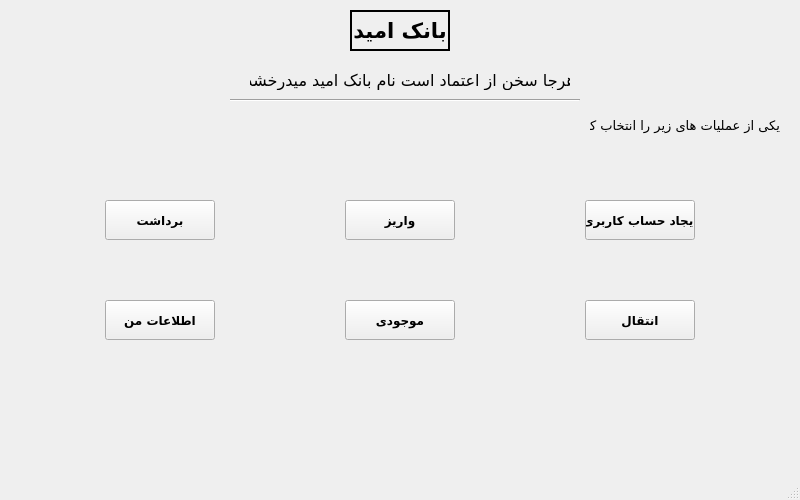
<?xml version="1.0" encoding="UTF-8"?>
<ui version="4.0">
 <class>MainWindow</class>
 <widget class="QMainWindow" name="MainWindow">
  <property name="geometry">
   <rect>
    <x>0</x>
    <y>0</y>
    <width>800</width>
    <height>500</height>
   </rect>
  </property>
  <property name="font">
   <font>
    <family>B Roya</family>
   </font>
  </property>
  <property name="focusPolicy">
   <enum>Qt::NoFocus</enum>
  </property>
  <property name="windowTitle">
   <string>MainWindow</string>
  </property>
  <property name="dockOptions">
   <set>QMainWindow::AllowTabbedDocks|QMainWindow::AnimatedDocks</set>
  </property>
  <widget class="QWidget" name="centralwidget">
   <widget class="QLabel" name="tittle">
    <property name="geometry">
     <rect>
      <x>350</x>
      <y>10</y>
      <width>100</width>
      <height>41</height>
     </rect>
    </property>
    <property name="font">
     <font>
      <family>B Roya</family>
      <pointsize>16</pointsize>
      <weight>75</weight>
      <bold>true</bold>
     </font>
    </property>
    <property name="layoutDirection">
     <enum>Qt::RightToLeft</enum>
    </property>
    <property name="autoFillBackground">
     <bool>false</bool>
    </property>
    <property name="frameShape">
     <enum>QFrame::Panel</enum>
    </property>
    <property name="lineWidth">
     <number>2</number>
    </property>
    <property name="midLineWidth">
     <number>0</number>
    </property>
    <property name="text">
     <string>بانک امید</string>
    </property>
    <property name="textFormat">
     <enum>Qt::AutoText</enum>
    </property>
    <property name="scaledContents">
     <bool>false</bool>
    </property>
    <property name="alignment">
     <set>Qt::AlignCenter</set>
    </property>
   </widget>
   <widget class="QLabel" name="label">
    <property name="geometry">
     <rect>
      <x>250</x>
      <y>70</y>
      <width>320</width>
      <height>20</height>
     </rect>
    </property>
    <property name="font">
     <font>
      <family>B Roya</family>
      <pointsize>12</pointsize>
      <weight>50</weight>
      <bold>false</bold>
     </font>
    </property>
    <property name="text">
     <string>هرجا سخن از اعتماد است نام بانک امید میدرخشد</string>
    </property>
    <property name="alignment">
     <set>Qt::AlignCenter</set>
    </property>
   </widget>
   <widget class="Line" name="line">
    <property name="geometry">
     <rect>
      <x>230</x>
      <y>90</y>
      <width>350</width>
      <height>20</height>
     </rect>
    </property>
    <property name="orientation">
     <enum>Qt::Horizontal</enum>
    </property>
   </widget>
   <widget class="QLabel" name="label_2">
    <property name="geometry">
     <rect>
      <x>590</x>
      <y>110</y>
      <width>190</width>
      <height>30</height>
     </rect>
    </property>
    <property name="font">
     <font>
      <family>B Roya</family>
      <pointsize>10</pointsize>
     </font>
    </property>
    <property name="layoutDirection">
     <enum>Qt::RightToLeft</enum>
    </property>
    <property name="text">
     <string>یکی از عملیات های زیر را انتخاب کنید:</string>
    </property>
   </widget>
   <widget class="QPushButton" name="newaccount">
    <property name="enabled">
     <bool>true</bool>
    </property>
    <property name="geometry">
     <rect>
      <x>585</x>
      <y>200</y>
      <width>110</width>
      <height>40</height>
     </rect>
    </property>
    <property name="font">
     <font>
      <family>B Roya</family>
      <weight>75</weight>
      <bold>true</bold>
     </font>
    </property>
    <property name="cursor">
     <cursorShape>PointingHandCursor</cursorShape>
    </property>
    <property name="text">
     <string>ایجاد حساب کاربری</string>
    </property>
    <property name="icon">
     <iconset>
      <normaloff>../../html.css/web_design_html_basic/contact.png</normaloff>../../html.css/web_design_html_basic/contact.png</iconset>
    </property>
    <property name="checkable">
     <bool>false</bool>
    </property>
    <property name="checked">
     <bool>false</bool>
    </property>
   </widget>
   <widget class="QPushButton" name="varizbutton">
    <property name="enabled">
     <bool>true</bool>
    </property>
    <property name="geometry">
     <rect>
      <x>345</x>
      <y>200</y>
      <width>110</width>
      <height>40</height>
     </rect>
    </property>
    <property name="font">
     <font>
      <family>B Roya</family>
      <weight>75</weight>
      <bold>true</bold>
     </font>
    </property>
    <property name="cursor">
     <cursorShape>PointingHandCursor</cursorShape>
    </property>
    <property name="focusPolicy">
     <enum>Qt::StrongFocus</enum>
    </property>
    <property name="text">
     <string>واریز</string>
    </property>
    <property name="icon">
     <iconset>
      <normaloff>../../html.css/web_design_html_basic/OIP.jpg</normaloff>../../html.css/web_design_html_basic/OIP.jpg</iconset>
    </property>
    <property name="checkable">
     <bool>false</bool>
    </property>
    <property name="checked">
     <bool>false</bool>
    </property>
   </widget>
   <widget class="QPushButton" name="bardashtbutton">
    <property name="enabled">
     <bool>true</bool>
    </property>
    <property name="geometry">
     <rect>
      <x>105</x>
      <y>200</y>
      <width>110</width>
      <height>40</height>
     </rect>
    </property>
    <property name="font">
     <font>
      <family>B Roya</family>
      <weight>75</weight>
      <bold>true</bold>
     </font>
    </property>
    <property name="cursor">
     <cursorShape>PointingHandCursor</cursorShape>
    </property>
    <property name="text">
     <string>برداشت</string>
    </property>
    <property name="icon">
     <iconset>
      <normaloff>../../html.css/web_design_html_basic/flyingmoney.jpg</normaloff>../../html.css/web_design_html_basic/flyingmoney.jpg</iconset>
    </property>
    <property name="iconSize">
     <size>
      <width>30</width>
      <height>30</height>
     </size>
    </property>
    <property name="checkable">
     <bool>false</bool>
    </property>
    <property name="checked">
     <bool>false</bool>
    </property>
   </widget>
   <widget class="QPushButton" name="enteghalbutton">
    <property name="enabled">
     <bool>true</bool>
    </property>
    <property name="geometry">
     <rect>
      <x>585</x>
      <y>300</y>
      <width>110</width>
      <height>40</height>
     </rect>
    </property>
    <property name="font">
     <font>
      <family>B Roya</family>
      <weight>75</weight>
      <bold>true</bold>
     </font>
    </property>
    <property name="cursor">
     <cursorShape>PointingHandCursor</cursorShape>
    </property>
    <property name="text">
     <string>انتقال</string>
    </property>
    <property name="icon">
     <iconset>
      <normaloff>../../html.css/web_design_html_basic/2arrow.jpg</normaloff>../../html.css/web_design_html_basic/2arrow.jpg</iconset>
    </property>
    <property name="checkable">
     <bool>false</bool>
    </property>
    <property name="checked">
     <bool>false</bool>
    </property>
   </widget>
   <widget class="QPushButton" name="mojodibutton">
    <property name="enabled">
     <bool>true</bool>
    </property>
    <property name="geometry">
     <rect>
      <x>345</x>
      <y>300</y>
      <width>110</width>
      <height>40</height>
     </rect>
    </property>
    <property name="font">
     <font>
      <family>B Roya</family>
      <weight>75</weight>
      <bold>true</bold>
     </font>
    </property>
    <property name="cursor">
     <cursorShape>PointingHandCursor</cursorShape>
    </property>
    <property name="text">
     <string>موجودی</string>
    </property>
    <property name="icon">
     <iconset>
      <normaloff>../../html.css/web_design_html_basic/mojodi.jpg</normaloff>../../html.css/web_design_html_basic/mojodi.jpg</iconset>
    </property>
    <property name="iconSize">
     <size>
      <width>25</width>
      <height>25</height>
     </size>
    </property>
    <property name="checkable">
     <bool>false</bool>
    </property>
    <property name="checked">
     <bool>false</bool>
    </property>
   </widget>
   <widget class="QPushButton" name="infobuttton">
    <property name="enabled">
     <bool>true</bool>
    </property>
    <property name="geometry">
     <rect>
      <x>105</x>
      <y>300</y>
      <width>110</width>
      <height>40</height>
     </rect>
    </property>
    <property name="font">
     <font>
      <family>B Roya</family>
      <weight>75</weight>
      <bold>true</bold>
     </font>
    </property>
    <property name="cursor">
     <cursorShape>PointingHandCursor</cursorShape>
    </property>
    <property name="text">
     <string>اطلاعات من</string>
    </property>
    <property name="icon">
     <iconset>
      <normaloff>../../html.css/web_design_html_basic/info.jpg</normaloff>../../html.css/web_design_html_basic/info.jpg</iconset>
    </property>
    <property name="checkable">
     <bool>false</bool>
    </property>
    <property name="checked">
     <bool>false</bool>
    </property>
   </widget>
   <zorder>tittle</zorder>
   <zorder>label</zorder>
   <zorder>line</zorder>
   <zorder>label_2</zorder>
   <zorder>varizbutton</zorder>
   <zorder>bardashtbutton</zorder>
   <zorder>enteghalbutton</zorder>
   <zorder>mojodibutton</zorder>
   <zorder>infobuttton</zorder>
   <zorder>newaccount</zorder>
  </widget>
  <widget class="QMenuBar" name="menubar">
   <property name="geometry">
    <rect>
     <x>0</x>
     <y>0</y>
     <width>800</width>
     <height>25</height>
    </rect>
   </property>
  </widget>
  <widget class="QStatusBar" name="statusbar"/>
 </widget>
 <resources/>
 <connections/>
</ui>
